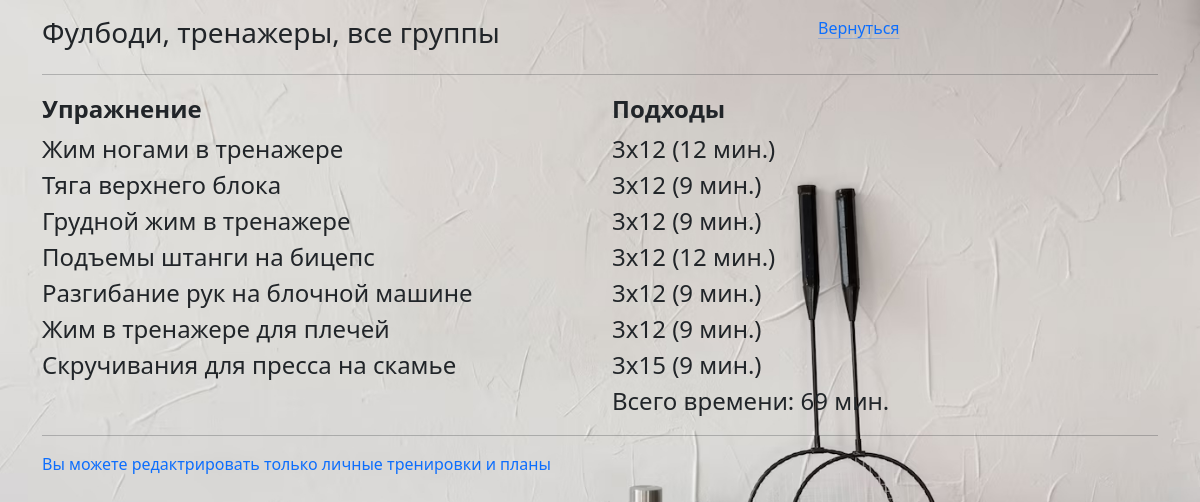
The page /edit_train/5 on the database its author committed.
### _models.py (models this page shows, shortened)
class Training(db.Model):
    __tablename__ = 'trainings'
    training_id = db.Column(db.Integer, primary_key=True)
    name = db.Column(db.String(50), nullable=False)
    owner = db.Column(db.String(80), default='admin')
    exercises = relationship('Exercise', secondary='training_exercises', overlaps="trainings")
    user_trainings = relationship('UserTraining', back_populates='training', cascade='all, delete-orphan')
    plans = relationship('Plan', secondary='plan_trainings', back_populates='trainings')

class Exercise(db.Model):
    __tablename__ = 'exercises'
    exercise_id = db.Column(db.Integer, primary_key=True)
    name = db.Column(db.String(50), default='New exercise')
    target = db.Column(db.String(20), default='')
    description = db.Column(db.String(300), default='')
    difficulty = db.Column(db.Integer, default=1)
    time_per_set = db.Column(db.Integer, default=1)
    counter = db.Column(db.Integer, default=0)
    filters = db.Column(JSON, default=[])  # LOCATION_FILTERS.keys
    user_training_exercises = relationship('UserTrainingExercise', back_populates='exercise')
    muscles = relationship('Muscle', secondary='exercise_muscles')
    training = db.relationship('Training', secondary='training_exercises', overlaps="exercises")
    training_exercises = relationship('TrainingExercise', back_populates='exercise')

### main.py (the view, shortened to what this page needs)
@app.route('/edit_train/<int:train_id>', methods=['POST', 'GET'])
def edit_train(train_id):
    train = Training.query.get(train_id)  # нахожу тренировку по ID которое передано в роуте
    config_filters = config.FILTER_LIST # основные фильтры из конфига (список списков)
    config_filter_targets = config.FILTER_TARGETS   # список фильтров таргета - групп мышц
    exercise_filter_list = session.get('exercise_filter_list', [])  # загрузка списка фильтров из сессии, или пустой
    target_filter = session.get('target_filter','-1')   # загрузка фильтра таргета из сессии, по умолч -1 (все)
    group_conditions = []
    for group in exercise_filter_list:
        group_condition = or_(*[Exercise.filters.contains(filter) for filter in group])
        group_conditions.append(group_condition)
    combined_condition = and_(*group_conditions)
    filtered_exercises = Exercise.query.filter(combined_condition).all()
    if int(target_filter) >= 0:
        target_filter_name = config_filter_targets[int(target_filter)+1]
        exercises = [ex for ex in filtered_exercises if ex.target == target_filter_name]    # отбираю по полю таргет
    else:
        exercises = filtered_exercises  # если фильтр -1 (все) то не фильтрую
    if train:
        session['train'] = train
        te_info_list = get_training_connections(train.training_id) # функция для получения связанных с тренировкой полей
        session['te_info_list'] = te_info_list
    total_time = 0
    for te_info in te_info_list:
        total_time += te_info[0].time_per_set * te_info[1]
    return render_template('edit_train.html', train=train, te_info_list=te_info_list,
                           exercises=exercises, config_filters=config_filters, exercise_filter_list=exercise_filter_list,
                           config_filter_targets=config_filter_targets, target_filter=target_filter, total_time=total_time)

### _logic.py (called while the page is built)
def get_training_connections(train_id):   # te_info = [te, sets, repetitions] (te- Exercise)
    train = Training.query.get(train_id)
    te_info_list = []
    for te in train.exercises:  # для каждого упражнения te из цикла по training.exercises (класса Training)
        training_exercise = TrainingExercise.query.filter_by(training_id=train.training_id,
                                                             exercise_id=te.exercise_id).first()
        if training_exercise:  # и выбираем связанные сеты повторы и веса (которые 0 по умолчанию)
            sets = training_exercise.sets
            repetitions = training_exercise.repetitions
            te_info = [te, sets, repetitions]
            te_info_list.append(te_info)
    return te_info_list

### templates/edit_train.html (shortened to what this page needs)
{% extends 'base.html' %}
{% block body %}
        <div class="row mt-3">
            <div class="col-8">
                <h3>{{train.name}}</h3>
            </div>
            <div class="col-4">
                <a href="/new_train" class="mx-3 link-primary link-offset-2 link-underline-opacity-25 link-underline-opacity-100-hover">Вернуться</a>
            </div>
        </div>
<hr>
<section >
{% if te_info_list %}
    <div class="row mb-1 ">
                <div class="col-6 fs-4">
                    <b>Упражнение</b>
                </div>
                <div class="col-3 fs-4">
                    <b>Подходы</b>
                </div>
                <div class="col-3">
                </div>
    </div>
    <div class="row mb-1">
        {% for te_info in te_info_list %}
                <div class="col-6 fs-4">
                    {{te_info[0].name}}
                </div>
                <div class="col-4 fs-4">
                    {{te_info[1]}}x{{te_info[2]}} ({{te_info[0].time_per_set*te_info[1]}} мин.)
                </div>
                <div class="col-2">
                </div>
        {% endfor %}
                <div class="col-6 fs-4">
                </div>
                <div class="col-4 fs-4">
                   Всего времени:  {{total_time}} мин.
                </div>
                <div class="col-2">
                </div>
    </div>
{% else %} <h4>В этой тренировке пока нет упражнений</h4>
{% endif %}
</section>
<hr>
{% if current_user.role != "admin" %}
    {% if train.owner != current_user.name %}
        <span class="text-primary">Вы можете редактрировать только личные тренировки и планы</span>
    {% endif %}
{% endif %}
{% endblock %}

### static/css/main.css (style rules this page uses)
body { background-image: url('../imgs/background.jpg'); background-size: cover; background-repeat: no-repeat; background-attachment: fixed; }

### rows shown on the page
Training: name "Фулбоди, тренажеры, все группы"
Exercise: name "Жим ногами в тренажере", te_info "3", te_info "12", te_info[0].time_per_set*te_info[1] "12"
Exercise: name "Тяга верхнего блока", time_per_set "3", exercise_id "12", te_info[0].time_per_set*te_info[1] "9"
Exercise: name "Грудной жим в тренажере", time_per_set "3", te_info "12", te_info[0].time_per_set*te_info[1] "9"
Exercise: name "Подъемы штанги на бицепс", te_info "3", te_info "12", te_info[0].time_per_set*te_info[1] "12"
Exercise: name "Разгибание рук на блочной машине", time_per_set "3", te_info "12", te_info[0].time_per_set*te_info[1] "9"
Exercise: name "Жим в тренажере для плечей", time_per_set "3", te_info "12", te_info[0].time_per_set*te_info[1] "9"
Exercise: name "Скручивания для пресса на скамье", time_per_set "3", te_info "15", te_info[0].time_per_set*te_info[1] "9"

### other values the page prints
{{ total_time }} "69"
